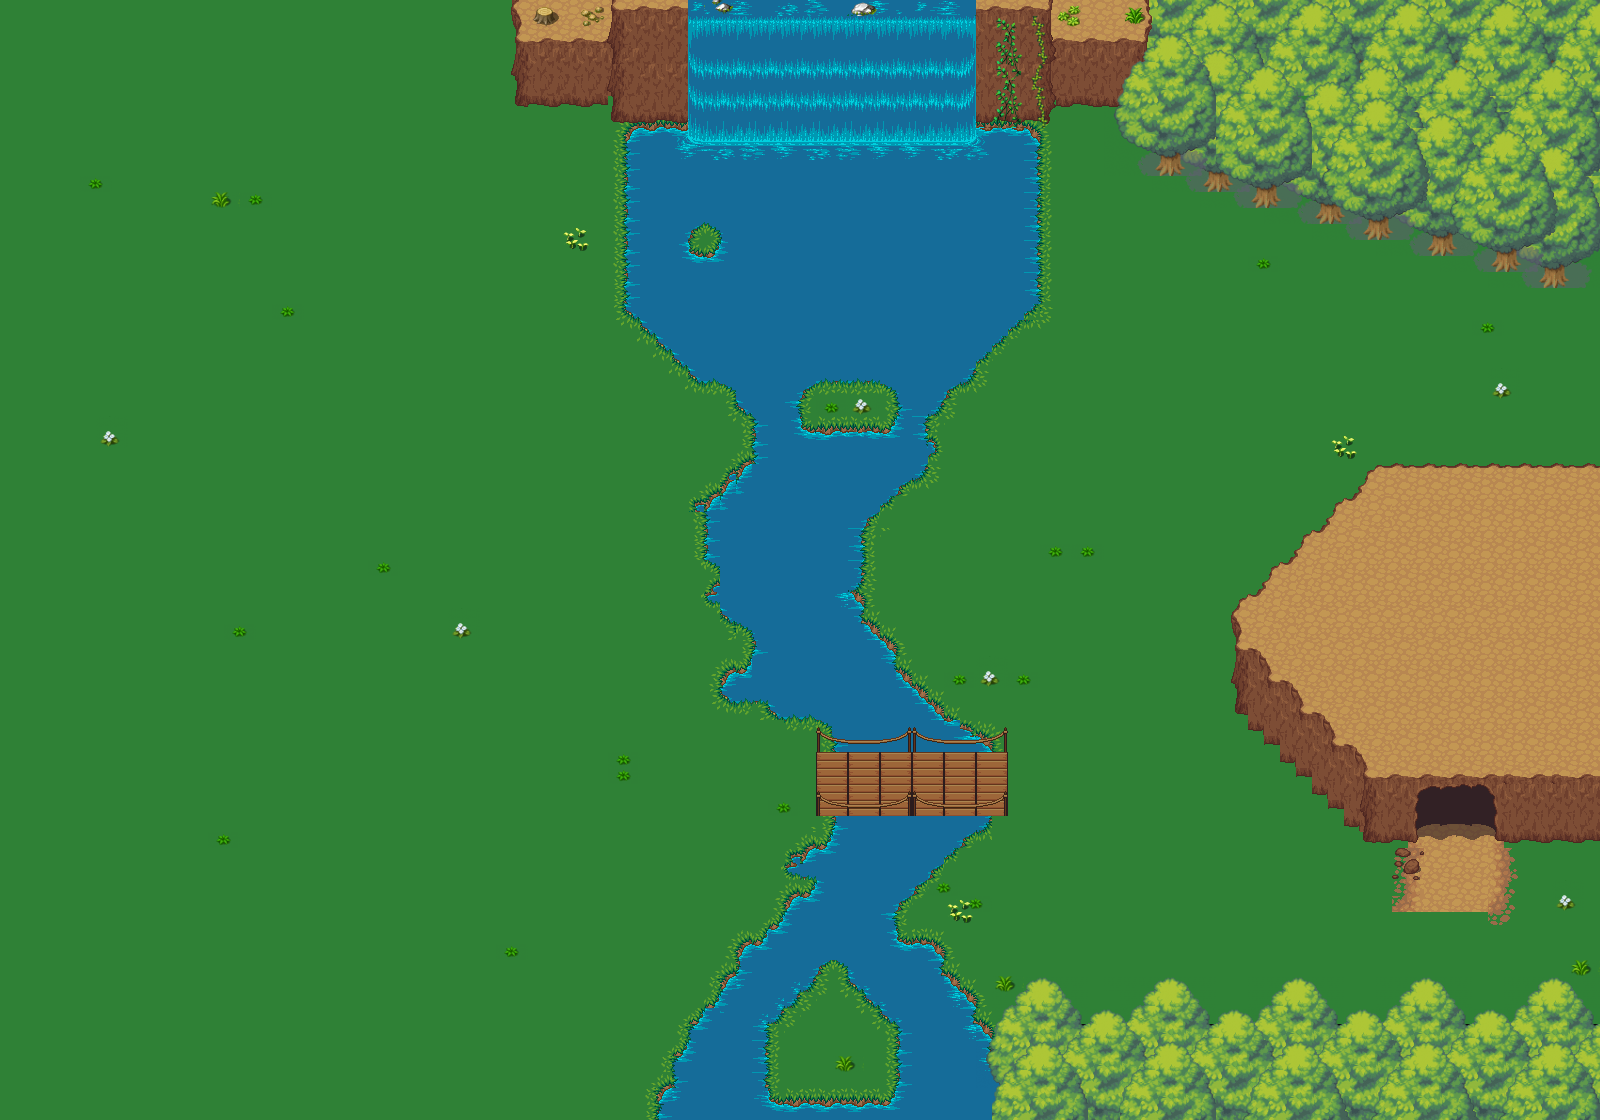

Rendered tile map (Tiled .tmx) drawn with the repository's tilesets; below, a short description and the map source with its tile grids summarised:
An orthogonal 100x70 tile map with 16x16 px tiles, 3 tile layers (Ground-Water, Water-Moutain, Deco1), 15 tilesets.

<map version="1.4" tiledversion="1.4.2" orientation="orthogonal" renderorder="right-down" width="100" height="70" tilewidth="16" tileheight="16" infinite="0" nextlayerid="4" nextobjectid="1">
 <tileset firstgid="1" source="Mountains.tsx" />
 <tileset firstgid="433" source="Rocks.tsx" />
 <tileset firstgid="441" source="Trees.tsx" />
 <tileset firstgid="609" source="Trunk.tsx" />
 <tileset firstgid="681" source="Waterfall.tsx" />
 <tileset firstgid="741" source="WaterGrass.tsx" />
 <tileset firstgid="813" source="Bridges.tsx" />
 <tileset firstgid="981" source="Dirt.tsx" />
 <tileset firstgid="1053" source="Dirt2.tsx" />
 <tileset firstgid="1125" source="Grass.tsx" />
 <tileset firstgid="1197" source="Grass2.tsx" />
 <tileset firstgid="1269" source="Deco1.tsx" />
 <tileset firstgid="2293" source="Nature.tsx" />
 <tileset firstgid="3193" source="Random1.tsx" />
 <tileset firstgid="6265" source="Random2.tsx" />
 <layer id="1" name="Ground-Water" width="100" height="70">
  <data>[7000 cells, 7000 non-empty, 162 distinct tile ids]</data>
 </layer>
 <layer id="2" name="Water-Moutain" width="100" height="70">
  <data>[7000 cells, 1030 non-empty, 200 distinct tile ids]</data>
 </layer>
 <layer id="3" name="Deco1" width="100" height="70">
  <data>[7000 cells, 584 non-empty, 128 distinct tile ids]</data>
 </layer>
</map>
